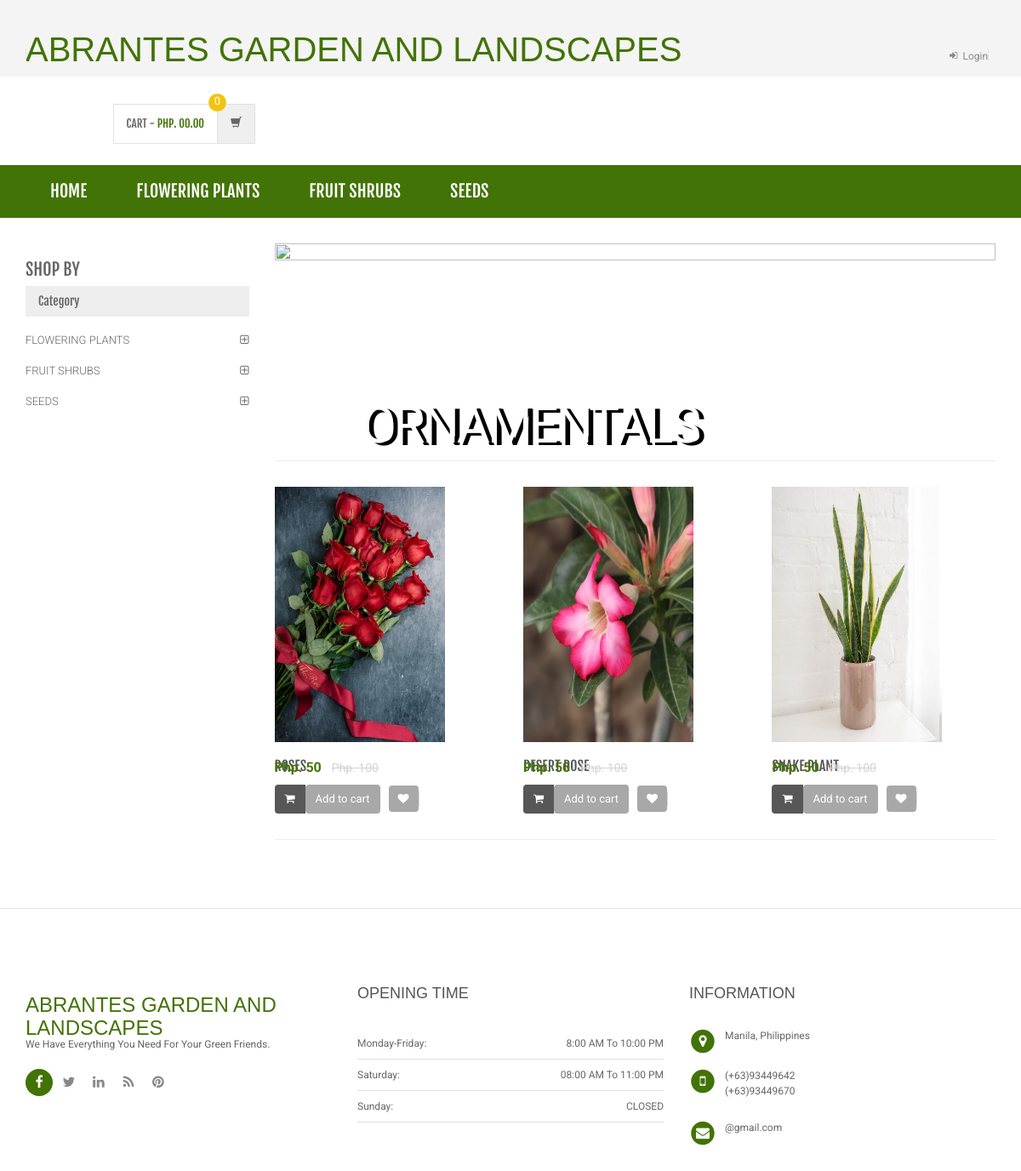
Screenshot of /sub-category.php?scid=35 with the database file from the repository.
### tables this page shows
CREATE TABLE `category` (
  `id` int(11) NOT NULL,
  `categoryName` varchar(255) DEFAULT NULL,
  `categoryDescription` longtext DEFAULT NULL,
  `creationDate` timestamp NOT NULL DEFAULT current_timestamp(),
  `updationDate` varchar(255) DEFAULT NULL
);

CREATE TABLE `subcategory` (
  `id` int(11) NOT NULL,
  `categoryid` int(11) DEFAULT NULL,
  `subcategory` varchar(255) DEFAULT NULL,
  `creationDate` timestamp NULL DEFAULT current_timestamp(),
  `updationDate` varchar(255) DEFAULT NULL
);

CREATE TABLE `products` (
  `id` int(11) NOT NULL,
  `category` int(11) NOT NULL,
  `subCategory` int(11) DEFAULT NULL,
  `productName` varchar(255) DEFAULT NULL,
  `productCompany` varchar(255) DEFAULT NULL,
  `productPrice` int(11) DEFAULT NULL,
  `productPriceBeforeDiscount` int(11) DEFAULT NULL,
  `productDescription` longtext DEFAULT NULL,
  `productImage1` varchar(255) DEFAULT NULL,
  `productImage2` varchar(255) DEFAULT NULL,
  `productImage3` varchar(255) DEFAULT NULL,
  `shippingCharge` int(11) DEFAULT NULL,
  `productAvailability` varchar(255) DEFAULT NULL,
  `postingDate` timestamp NULL DEFAULT current_timestamp(),
  `updationDate` varchar(255) DEFAULT NULL
);

### sub-category.php (the view, shortened to what this page needs)
<?php
include('includes/config.php');
$cid=intval($_GET['scid']);
?>
<!DOCTYPE html>
<html lang="en">
	<head>
	    <link rel="stylesheet" href="assets/css/bootstrap.min.css">
	    <link rel="stylesheet" href="assets/css/main.css">
	    <link rel="stylesheet" href="assets/css/green.css">
	    <link rel="stylesheet" href="assets/css/owl.carousel.css">
		<link rel="stylesheet" href="assets/css/owl.transitions.css">
		<link href="assets/css/lightbox.css" rel="stylesheet">
		<link rel="stylesheet" href="assets/css/animate.min.css">
		<link rel="stylesheet" href="assets/css/rateit.css">
		<link rel="stylesheet" href="assets/css/bootstrap-select.min.css">
		<link rel="stylesheet" href="assets/css/config.css">
		<link href="assets/css/green.css" rel="alternate stylesheet" title="Green color">
		<link href="assets/css/blue.css" rel="alternate stylesheet" title="Blue color">
		<link href="assets/css/red.css" rel="alternate stylesheet" title="Red color">
		<link href="assets/css/orange.css" rel="alternate stylesheet" title="Orange color">
		<link href="assets/css/dark-green.css" rel="alternate stylesheet" title="Darkgreen color">
		<link rel="stylesheet" href="assets/css/font-awesome.min.css">
	</head>
    <body class="cnt-home">
<header class="header-style-1">
<?php include('includes/top-header.php');?>
<?php include('includes/main-header.php');?>
<?php include('includes/menu-bar.php');?>
</header>
<div class="body-content outer-top-xs">
	<div class='container'>
		<div class='row outer-bottom-sm'>
			<div class='col-md-3 sidebar'>
	            <div class="sidebar-module-container">
	            	<h3 class="section-title">shop by</h3>
	            	<div class="sidebar-filter">
<div class="sidebar-widget wow fadeInUp outer-bottom-xs ">
	<div class="widget-header m-t-20">
		<h4 class="widget-title">Category</h4>
	</div>
	<div class="sidebar-widget-body m-t-10">
	         <?php $sql=mysqli_query($con,"select id,categoryName  from category");
while($row=mysqli_fetch_array($sql))
{
    ?>
		<div class="accordion">
	    	<div class="accordion-group">
	            <div class="accordion-heading">
	                <a href="category.php?cid=<?php echo $row['id'];?>"  class="accordion-toggle collapsed">
	                   <?php echo $row['categoryName'];?>
	                </a>
	            </div>
	        </div>
	    </div>
	    <?php } ?>
	</div>
</div>
	            	</div>
	            </div>
            </div>
			<div class='col-md-9'>
	<div id="category" class="category-carousel hidden-xs">
		<div class="item">
			<div class="image">
				<img src="assets/images/banners/banner5.png" alt="" class="img-responsive">
			</div>
			<div class="container-fluid">
				<div class="caption vertical-top text-left">
					<div class="big-text">
						<br />
					</div>
					       <?php $sql=mysqli_query($con,"select subcategory  from subcategory where id='$cid'");
while($row=mysqli_fetch_array($sql))
{
    ?>
					<div class="excerpt hidden-sm hidden-md">
						<?php echo htmlentities($row['subcategory']);?>
					</div>
			<?php } ?>
				</div>
			</div>
		</div>
</div>
				<div class="search-result-container">
					<div id="myTabContent" class="tab-content">
						<div class="tab-pane active " id="grid-container">
							<div class="category-product  inner-top-vs">
								<div class="row">
			<?php
$ret=mysqli_query($con,"select * from products where subCategory='$cid'");
$num=mysqli_num_rows($ret);
if($num>0)
{
while ($row=mysqli_fetch_array($ret))
{?>
		<div class="col-sm-6 col-md-4 wow fadeInUp">
			<div class="products">
	<div class="product">
		<div class="product-image">
			<div class="image">
				<a href="product-details.php?pid=<?php echo htmlentities($row['id']);?>"><img  src="assets/images/blank.gif" data-echo="admin/productimages/<?php echo htmlentities($row['id']);?>/<?php echo htmlentities($row['productImage1']);?>" alt="" width="200" height="300"></a>
			</div>
		</div>
		<div class="product-info text-left">
			<h3 class="name"><a href="product-details.php?pid=<?php echo htmlentities($row['id']);?>"><?php echo htmlentities($row['productName']);?></a></h3>
			<div class="product-price">
				<span class="price">
					Php. <?php echo htmlentities($row['productPrice']);?>			</span>
										     <span class="price-before-discount">Php. <?php echo htmlentities($row['productPriceBeforeDiscount']);?></span>
			</div>
		</div>
					<div class="cart clearfix animate-effect">
				<div class="action">
					<ul class="list-unstyled">
						<li class="add-cart-button btn-group">
						<?php if($row['productAvailability']=='In Stock'){?>
										<button class="btn btn-primary icon" data-toggle="dropdown" type="button">
								<i class="fa fa-shopping-cart"></i>
							</button>
							<a href="category.php?page=product&action=add&id=<?php echo $row['id']; ?>">
							<button class="btn btn-primary" type="button">Add to cart</button></a>
								<?php } else {?>
							<div class="action" style="color:red">Out of Stock</div>
					<?php } ?>
						</li>
		                <li class="lnk wishlist">
							<a class="add-to-cart" href="category.php?pid=<?php echo htmlentities($row['id'])?>&&action=wishlist" title="Wishlist">
								 <i class="icon fa fa-heart"></i>
							</a>
						</li>
					</ul>
				</div>
			</div>
			</div>
			</div>
		</div>
	  <?php } } else {?>
		<div class="col-sm-6 col-md-4 wow fadeInUp"> <h3>No Product Found</h3>
		</div>
<?php } ?>
										</div>
							</div>
						</div>
				</div>
			</div>
		</div></div>
</div>
</div>
<?php include('includes/footer.php');?>
</body>
</html>

### includes/menu-bar.php (shortened to what this page needs)
<div class="header-nav animate-dropdown">
    <div class="container">
        <div class="yamm navbar navbar-default" role="navigation">
            <div class="nav-bg-class">
                <div class="navbar-collapse collapse" id="mc-horizontal-menu-collapse">
	                <div class="nav-outer">
		                <ul class="nav navbar-nav">
			                <li class="active dropdown yamm-fw">
				                <a href="index.php" data-hover="dropdown" class="dropdown-toggle">Home</a>
			                </li>
                                <?php $sql=mysqli_query($con,"select id,categoryName  from category limit 6");
                                while($row=mysqli_fetch_array($sql)) {
                                ?>
			                <li class="dropdown yamm">
				                <a href="category.php?cid=<?php echo $row['id'];?>"> <?php echo $row['categoryName'];?></a>
			                </li>
			                    <?php } ?>
		                </ul>
		            <div class="clearfix"></div>
	                </div>
                </div>
            </div>
        </div>
    </div>
</div>

### assets/css/green.css (style rules this page uses)
a { color: #427306; }
.header-style-1 .header-nav { background: #427306; }
.cnt-home .header-style-1 .header-nav .navbar .navbar-nav > li.active { background: #427306; }
.product .product-info .product-price .price { color: #427306; }
.sidebar .sidebar-module-container .sidebar-widget .sidebar-widget-body .accordion .accordion-group .accordion-heading .accordion-toggle, .sidebar .sidebar-module-container .sidebar-widget .sidebar-widget-body .accordion .accordion-group .accordion-heading .accordion-toggle:hover, .sidebar .sidebar-module-container .sidebar-widget .sidebar-widget-body .accordion .accordion-group .accordion-heading .accordion-toggle:focus, .sidebar .sidebar-module-container .sidebar-widget .sidebar-widget-body .accordion .accordion-group .accordion-heading .accordion-toggle:after { color: #427306; }

### assets/css/lightbox.css (style rules this page uses)
body:after { content: url(../images/close.png) url(../images/loading.gif) url(../images/prev.png) url(../images/next.png); display: none; }

### assets/css/blue.css (style rules this page uses)
a { color: #3498db; }
.header-style-1 .header-nav { background: #3498db; }
.cnt-home .header-style-1 .header-nav .navbar .navbar-nav > li.active { background: #1d6ca1; }
.product .product-info .product-price .price { color: #3498db; }
.sidebar .sidebar-module-container .sidebar-widget .sidebar-widget-body .accordion .accordion-group .accordion-heading .accordion-toggle, .sidebar .sidebar-module-container .sidebar-widget .sidebar-widget-body .accordion .accordion-group .accordion-heading .accordion-toggle:hover, .sidebar .sidebar-module-container .sidebar-widget .sidebar-widget-body .accordion .accordion-group .accordion-heading .accordion-toggle:focus, .sidebar .sidebar-module-container .sidebar-widget .sidebar-widget-body .accordion .accordion-group .accordion-heading .accordion-toggle:after { color: #3498db; }

### assets/css/red.css (style rules this page uses)
a { color: #ff6c6c; }
.header-style-1 .header-nav { background: #ff6c6c; }
.cnt-home .header-style-1 .header-nav .navbar .navbar-nav > li.active { background: #ff1a1a; }
.product .product-info .product-price .price { color: #ff6c6c; }
.sidebar .sidebar-module-container .sidebar-widget .sidebar-widget-body .accordion .accordion-group .accordion-heading .accordion-toggle, .sidebar .sidebar-module-container .sidebar-widget .sidebar-widget-body .accordion .accordion-group .accordion-heading .accordion-toggle:hover, .sidebar .sidebar-module-container .sidebar-widget .sidebar-widget-body .accordion .accordion-group .accordion-heading .accordion-toggle:focus, .sidebar .sidebar-module-container .sidebar-widget .sidebar-widget-body .accordion .accordion-group .accordion-heading .accordion-toggle:after { color: #ff6c6c; }

### assets/css/orange.css (style rules this page uses)
a { color: #f39c12; }
.header-style-1 .header-nav { background: #f39c12; }
.cnt-home .header-style-1 .header-nav .navbar .navbar-nav > li.active { background: #ab6c09; }
.product .product-info .product-price .price { color: #f39c12; }
.sidebar .sidebar-module-container .sidebar-widget .sidebar-widget-body .accordion .accordion-group .accordion-heading .accordion-toggle, .sidebar .sidebar-module-container .sidebar-widget .sidebar-widget-body .accordion .accordion-group .accordion-heading .accordion-toggle:hover, .sidebar .sidebar-module-container .sidebar-widget .sidebar-widget-body .accordion .accordion-group .accordion-heading .accordion-toggle:focus, .sidebar .sidebar-module-container .sidebar-widget .sidebar-widget-body .accordion .accordion-group .accordion-heading .accordion-toggle:after { color: #f39c12; }

### assets/css/dark-green.css (style rules this page uses)
a { color: #12cca7; }
.header-style-1 .header-nav { background: #12cca7; }
.cnt-home .header-style-1 .header-nav .navbar .navbar-nav > li.active { background: #0b816a; }
.product .product-info .product-price .price { color: #12cca7; }
.sidebar .sidebar-module-container .sidebar-widget .sidebar-widget-body .accordion .accordion-group .accordion-heading .accordion-toggle, .sidebar .sidebar-module-container .sidebar-widget .sidebar-widget-body .accordion .accordion-group .accordion-heading .accordion-toggle:hover, .sidebar .sidebar-module-container .sidebar-widget .sidebar-widget-body .accordion .accordion-group .accordion-heading .accordion-toggle:focus, .sidebar .sidebar-module-container .sidebar-widget .sidebar-widget-body .accordion .accordion-group .accordion-heading .accordion-toggle:after { color: #12cca7; }

### rows the page displays
category: categoryName "FLOWERING PLANTS"
category: categoryName "FRUIT SHRUBS"
category: categoryName "SEEDS"
subcategory: subcategory "ORNAMENTALS"
products: productImage1 (picture), productName "ROSES", productPrice "50", productPriceBeforeDiscount "100"
products: productImage1 (picture), productName "DESERT ROSE", productPrice "50", productPriceBeforeDiscount "100"
products: productImage1 (picture), productName "SNAKE PLANT", productPrice "50", productPriceBeforeDiscount "100"
